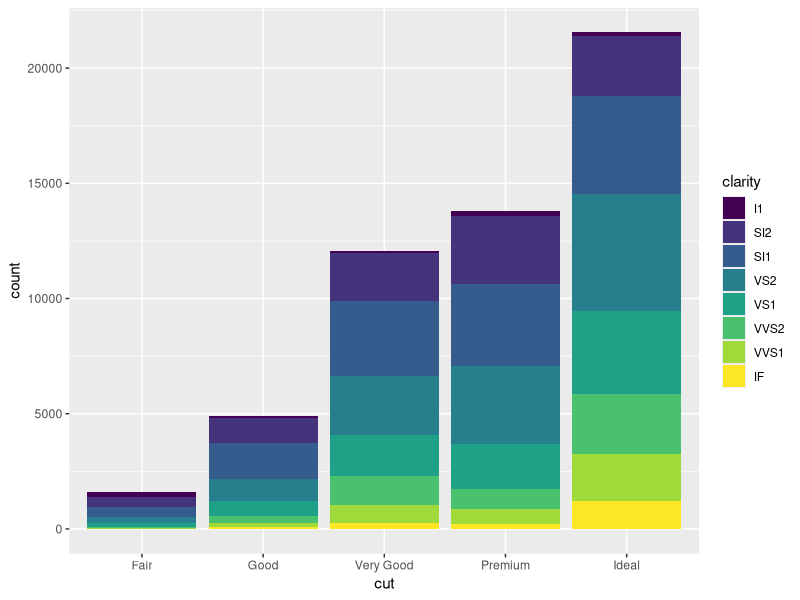

R code for this plot:
#https://www.youtube.com/watch?v=WxSUsTDcMTg

library(ggplot2)
str(diamonds)
head(diamonds$color)
head(diamonds)

p <- ggplot(diamonds, aes(x = cut, fill = clarity))
p + geom_histogram(stat = "count")

